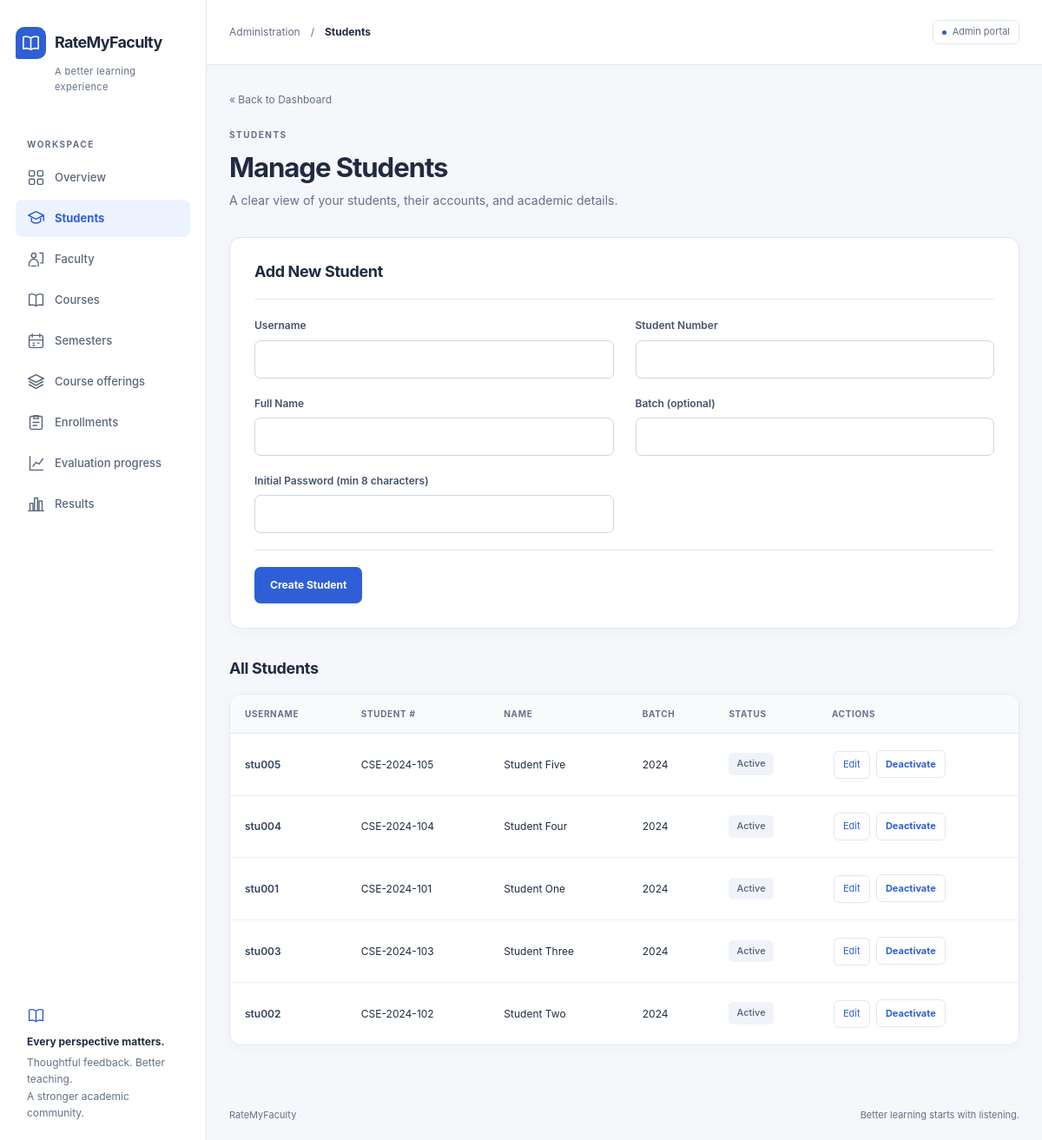
The app's page /admin/students.php (signed in) with its own data.
### tables this page shows
CREATE TABLE
    students (
        student_id INT UNSIGNED AUTO_INCREMENT PRIMARY KEY,
        user_id INT UNSIGNED NOT NULL,
        student_number VARCHAR(40) NOT NULL,
        full_name VARCHAR(120) NOT NULL,
        batch VARCHAR(30) NULL,
        CONSTRAINT uq_students_user_id UNIQUE (user_id),
        CONSTRAINT uq_students_number UNIQUE (student_number),
        CONSTRAINT fk_students_user FOREIGN KEY (user_id) REFERENCES users (user_id) ON DELETE RESTRICT ON UPDATE CASCADE
    );

CREATE TABLE
    users (
        user_id INT UNSIGNED AUTO_INCREMENT PRIMARY KEY,
        username VARCHAR(80) NOT NULL,
        password_hash VARCHAR(255) NOT NULL,
        role ENUM ('student', 'faculty', 'admin') NOT NULL,
        is_active TINYINT (1) NOT NULL DEFAULT 1,
        created_at DATETIME NOT NULL DEFAULT CURRENT_TIMESTAMP,
        updated_at DATETIME NOT NULL DEFAULT CURRENT_TIMESTAMP ON UPDATE CURRENT_TIMESTAMP,
        CONSTRAINT uq_users_username UNIQUE (username)
    );

### includes/validation.php (called while the page is built, shortened)
<?php
function e($value): string
{
    return htmlspecialchars((string) $value, ENT_QUOTES, 'UTF-8');
}

### admin/students.php (the view, shortened to what this page needs)
<?php
require_once __DIR__ . '/../config/database.php';
require_once __DIR__ . '/../includes/validation.php';
$editStudent = null;
$students = $pdo->query(
    'SELECT s.student_id, s.student_number, s.full_name, s.batch, u.username, u.is_active
     FROM students s JOIN users u ON u.user_id = s.user_id
     ORDER BY s.full_name'
)->fetchAll();
?>
<!DOCTYPE html>
<html lang="en">
<head>
    <link rel="stylesheet" href="<?php echo e(BASE_URL); ?>/assets/css/style.css">
</head>
<body class="app-page">
    <aside class="sidebar" aria-label="Administration">
        <div class="brand"><span class="brand-mark"><svg class="icon" aria-hidden="true" focusable="false"><use href="../assets/icons.svg#book"></use></svg></span><span>RateMyFaculty</span></div>
        <span class="brand-subtitle">A better learning experience</span>
        <div class="nav-label">Workspace</div>
        <nav aria-label="Main navigation"><a class="nav-link" href="dashboard.php"><svg class="icon" aria-hidden="true" focusable="false"><use href="../assets/icons.svg#grid"></use></svg><span>Overview</span></a>
            <a class="nav-link" href="students.php" aria-current="page"><svg class="icon" aria-hidden="true" focusable="false"><use href="../assets/icons.svg#students"></use></svg><span>Students</span></a>
            <a class="nav-link" href="faculty.php"><svg class="icon" aria-hidden="true" focusable="false"><use href="../assets/icons.svg#faculty"></use></svg><span>Faculty</span></a>
            <a class="nav-link" href="courses.php"><svg class="icon" aria-hidden="true" focusable="false"><use href="../assets/icons.svg#book"></use></svg><span>Courses</span></a>
            <a class="nav-link" href="semesters.php"><svg class="icon" aria-hidden="true" focusable="false"><use href="../assets/icons.svg#calendar"></use></svg><span>Semesters</span></a>
            <a class="nav-link" href="offerings.php"><svg class="icon" aria-hidden="true" focusable="false"><use href="../assets/icons.svg#layers"></use></svg><span>Course offerings</span></a>
            <a class="nav-link" href="enrollments.php"><svg class="icon" aria-hidden="true" focusable="false"><use href="../assets/icons.svg#enroll"></use></svg><span>Enrollments</span></a>
            <a class="nav-link" href="progress.php"><svg class="icon" aria-hidden="true" focusable="false"><use href="../assets/icons.svg#progress"></use></svg><span>Evaluation progress</span></a>
            <a class="nav-link" href="results.php"><svg class="icon" aria-hidden="true" focusable="false"><use href="../assets/icons.svg#chart"></use></svg><span>Results</span></a></nav>
        <div class="sidebar-note"><svg class="icon" aria-hidden="true" focusable="false"><use href="../assets/icons.svg#book"></use></svg><strong>Every perspective matters.</strong>Thoughtful feedback. Better teaching.<br>A stronger academic community.</div>
    </aside>
    <div class="workspace">
        <header class="topbar"><div class="topbar-path">Administration<span aria-hidden="true">/</span><strong>Students</strong></div><span class="workspace-tag">Admin portal</span></header>
        <main class="main-content" id="main-content" tabindex="-1">
    <p class="back-link"><a href="<?php echo e(BASE_URL); ?>/admin/dashboard.php">&laquo; Back to Dashboard</a></p>
    <p class="eyebrow">Students</p>
    <h1>Manage Students</h1>
    <p class="page-description">A clear view of your students, their accounts, and academic details.</p>
    <section class="panel editor-panel"><h2><?php echo $editStudent ? 'Edit Student' : 'Add New Student'; ?></h2>
    <form class="editor-form" method="post" action="students.php">
        <div class="field"><label for="username">Username</label>
        <input type="text" id="username" name="username" maxlength="80" required
            value="<?php echo e($editStudent['username'] ?? ($_POST['username'] ?? '')); ?>"></div>
        <div class="field"><label for="student_number">Student Number</label>
        <input type="text" id="student_number" name="student_number" maxlength="40" required
            value="<?php echo e($editStudent['student_number'] ?? ($_POST['student_number'] ?? '')); ?>"></div>
        <div class="field"><label for="full_name">Full Name</label>
        <input type="text" id="full_name" name="full_name" maxlength="120" required
            value="<?php echo e($editStudent['full_name'] ?? ($_POST['full_name'] ?? '')); ?>"></div>
        <div class="field"><label for="batch">Batch (optional)</label>
        <input type="text" id="batch" name="batch" maxlength="30"
            value="<?php echo e($editStudent['batch'] ?? ($_POST['batch'] ?? '')); ?>"></div>
        <?php if (!$editStudent): ?>
            <div class="field"><label for="initial_password">Initial Password (min 8 characters)</label>
            <input type="password" id="initial_password" name="initial_password" minlength="8" required></div>
        <?php else: ?>
            <p class="context-line"><em>Your existing password stays unchanged when you edit this profile.</em></p>
        <?php endif; ?>
        <div class="form-actions"><button type="submit"><?php echo $editStudent ? 'Save Changes' : 'Create Student'; ?></button>
    </div></form></section>
    <h2>All Students</h2>
    <div class="table-region" role="region" aria-label="Students table" tabindex="0"><table class="data-table">
        <tr>
            <th scope="col">Username</th>
            <th scope="col">Student #</th>
            <th scope="col">Name</th>
            <th scope="col">Batch</th>
            <th scope="col">Status</th>
            <th scope="col">Actions</th>
        </tr>
        <?php foreach ($students as $s): ?>
            <tr>
                <td><?php echo e($s['username']); ?></td>
                <td><?php echo e($s['student_number']); ?></td>
                <td><?php echo e($s['full_name']); ?></td>
                <td><?php echo e($s['batch'] ?? '—'); ?></td>
                <td><span class="status-pill"><?php echo (int) $s['is_active'] === 1 ? 'Active' : 'Inactive'; ?></span></td>
                <td class="actions-cell">
                    <a href="students.php?edit=<?php echo (int) $s['student_id']; ?>">Edit</a>
                    <form method="post" action="students.php" style="display:inline;">
                        <button
                            type="submit"><?php echo (int) $s['is_active'] === 1 ? 'Deactivate' : 'Reactivate'; ?></button>
                    </form>
                </td>
            </tr>
        <?php endforeach; ?>
    </table></div>
        </main>
        <footer class="page-footer"><span>RateMyFaculty</span><span>Better learning starts with listening.</span></footer>
    </div>
</body>
</html>

### records on screen
students: user.username "stu005", student_number "CSE-2024-105", full_name "Student Five", batch "2024"
students: user.username "stu004", student_number "CSE-2024-104", full_name "Student Four", batch "2024"
students: user.username "stu001", student_number "CSE-2024-101", full_name "Student One", batch "2024"
students: user.username "stu003", student_number "CSE-2024-103", full_name "Student Three", batch "2024"
students: user.username "stu002", student_number "CSE-2024-102", full_name "Student Two", batch "2024"
